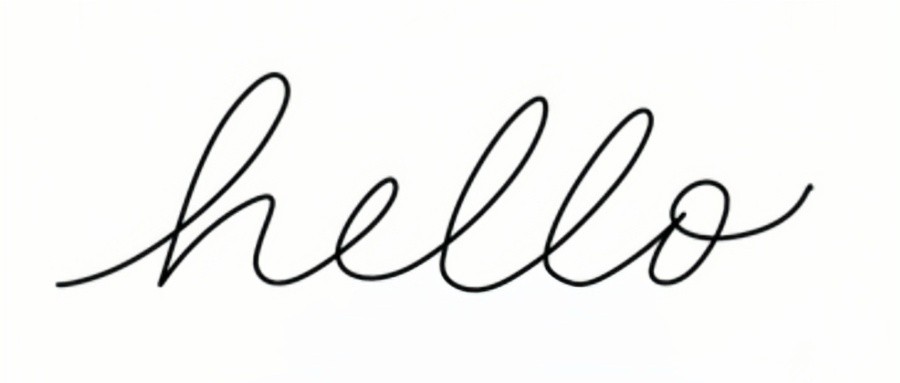
#> input picture backend/atest/cursive2.jpg, 900 x 383 px
$ python Enclosed_Loop_Ratio.py
#> lines starting #> are read from the running program, lines starting #| are printed output that depends on the picture; after the words box and inside, x2 and y2 are one past the last pixel; in counts of white or black regions, pixels touching at a corner belong together; long printed decimals are rounded
import cv2
import numpy as np
import matplotlib.pyplot as plt
import base64
from io import BytesIO


class EnclosedLoopAnalyzer:
    def __init__(self, image_input, is_base64=True):
        """
        Initialize the analyzer with either a base64 encoded image or image path.

        Parameters:
            image_input (str): Either base64 encoded image string or image file path
            is_base64 (bool): If True, image_input is treated as base64 string, else as file path
        """
#> called with image_input = '../../atest/cursive2.jpg', is_base64 = False
        if is_base64:
            # Decode base64 image
            img_data = base64.b64decode(image_input)
            nparr = np.frombuffer(img_data, np.uint8)
            self.img = cv2.imdecode(nparr, cv2.IMREAD_GRAYSCALE)
            if self.img is None:
                raise ValueError("Error: Could not decode base64 image")
        else:
            # Read image from file path
            self.img = cv2.imread(image_input, cv2.IMREAD_GRAYSCALE)
#> self.img: shape (383, 900); min 0, max 255, mean 244
            if self.img is None:
                raise ValueError(f"Error: Could not read image at {image_input}")

        self.original = self.img.copy()  # Original grayscale image
        self.binary = None  # Binarized image
        self.words = []  # List of tuples (word_img, (x, y, w, h))
        self.results = {}  # Dictionary to hold the computed metrics

    def preprocess_image(self):
        """
        Apply Gaussian blur, adaptive thresholding, and morphological operations.
        """
        # Apply Gaussian blur to reduce noise
        self.img = cv2.GaussianBlur(self.img, (5, 5), 0)
        # Binarize the image with adaptive thresholding
        self.binary = cv2.adaptiveThreshold(self.img, 255, cv2.ADAPTIVE_THRESH_GAUSSIAN_C,
                                            cv2.THRESH_BINARY_INV, 11, 2)
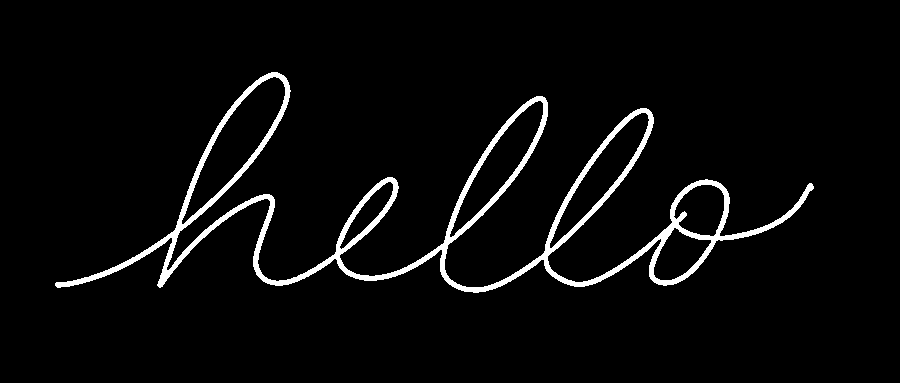
#> self.binary: shape (383, 900); 4% white; 1 white region, box (x1, y1, x2, y2) and area: (55, 72, 814, 293) 13885
        # Clean up the binary image with a closing morphological operation
        kernel = np.ones((2, 2), np.uint8)
        self.binary = cv2.morphologyEx(self.binary, cv2.MORPH_CLOSE, kernel)
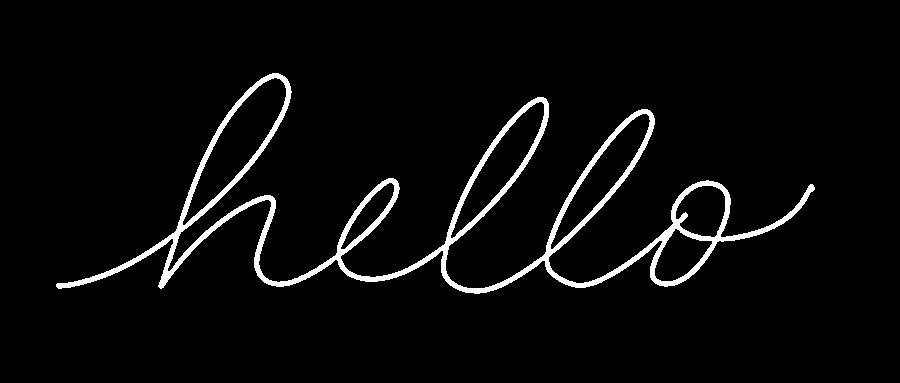
#> self.binary: shape (383, 900); 4% white; 1 white region, box (x1, y1, x2, y2) and area: (56, 73, 815, 294) 13889

    def segment_text_lines(self):
        """
        Segment the image into text lines using the horizontal projection profile.
        Returns a list of tuples with (line_start, line_end).
        """
        horizontal_projection = np.sum(self.binary, axis=1)
#> horizontal_projection = 383 values, max 39270 at index 281, min 0 at index 0, mean 9247.2
        line_threshold = np.max(horizontal_projection) * 0.1  # Adaptive threshold
#> line_threshold = 3927
        lines = []
        in_line = False
        line_start = 0

        for i, proj in enumerate(horizontal_projection):
            if not in_line and proj > line_threshold:
                in_line = True
                line_start = i
            elif in_line and proj <= line_threshold:
                in_line = False
                if i - line_start > 10:  # Minimum line height
                    lines.append((line_start, i))
#> this loop made 383 passes
#> (in_line, line_start) on passes 76, 98: (True, 75), (True, 97)
#> in_line on passes 83, 294: False, False
#> after the loop, in_line = False; line_start = 97; lines = [(97, 293)]
        if in_line:
            lines.append((line_start, len(horizontal_projection) - 1))
        return lines

    def extract_words(self):
        """
        For each detected text line, extract word-like regions using connected components.
        Populates self.words with tuples (word_img, (x, y, w, h)).
        """
        lines = self.segment_text_lines()
#> lines = [(97, 293)]
        for line_start, line_end in lines:
            line_img = self.binary[line_start:line_end, :]
            # Use connected components to find potential words
            num_labels, labels, stats, centroids = cv2.connectedComponentsWithStats(
                line_img, connectivity=8
            )
            # Sort components by x-coordinate (skip the background, index 0)
            sorted_components = sorted(
                [(i, stats[i][0]) for i in range(1, num_labels)],
                key=lambda x: x[1]
            )

            word_groups = []
            if sorted_components:
                current_group = [sorted_components[0][0]]
            else:
                current_group = []

            for i in range(1, len(sorted_components)):
                curr_comp = sorted_components[i]
                prev_comp = sorted_components[i - 1]
                # Group components if the horizontal gap is small
                if curr_comp[1] - (prev_comp[1] + stats[prev_comp[0]][2]) < stats[prev_comp[0]][2] * 0.8:
                    current_group.append(curr_comp[0])
                else:
                    if current_group:
                        word_groups.append(current_group)
                    current_group = [curr_comp[0]]
            if current_group:
                word_groups.append(current_group)

            # Extract word regions from groups
            for group in word_groups:
                word_mask = np.zeros_like(line_img)
                for comp_id in group:
                    word_mask[labels == comp_id] = 255
                word_coords = np.column_stack(np.where(word_mask > 0))
                if len(word_coords) == 0:
                    continue
                y_min, x_min = np.min(word_coords, axis=0)
                y_max, x_max = np.max(word_coords, axis=0)
                # Adjust y coordinates relative to the original image
                y_min += line_start
                y_max += line_start
                word_img = self.binary[y_min:y_max + 1, x_min:x_max + 1]
                # Filter out very small regions
                if word_img.shape[0] > 10 and word_img.shape[1] > 10:
                    self.words.append((word_img, (x_min, y_min, x_max - x_min + 1, y_max - y_min + 1)))
#> this loop made 1 pass
#> (line_start, line_end, num_labels, stats, centroids, sorted_components) on pass 1: (97, 293, 2, [[0, 0, 900, 196, 162870], [56, 0, 759, 196, 13530]], [[449.5, 95.72], [449.2, 118.9]], [(1, 56)])
#> pass 1, in extract_words, `line_img = self.binary[line_start:line_end, :]`:
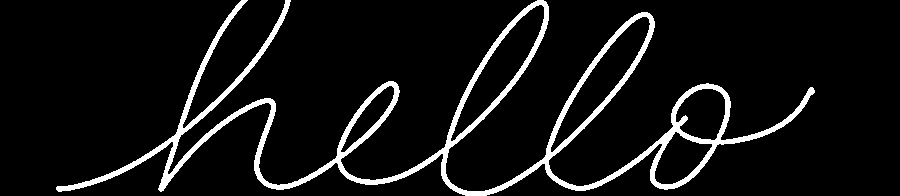
#> line_img: shape (196, 900); 7.7% white; 1 white region, box (x1, y1, x2, y2) and area: (56, 0, 815, 196) 13530
#> after the loop, self.words = 1 item

    def compute_loopiness(self):
        """
        Compute loop metrics for each detected word and overall.
        Returns a list of loopiness ratios for each word.
        """
        total_outer_count = 0
        total_inner_count = 0
        word_loopiness = []

        for word_img, _ in self.words:
            contours, hierarchy = cv2.findContours(
                word_img, cv2.RETR_CCOMP, cv2.CHAIN_APPROX_SIMPLE
            )
            if hierarchy is None or len(hierarchy) == 0:
                continue

            outer_count = 0
            inner_count = 0
            for idx, cnt in enumerate(contours):
                area = cv2.contourArea(cnt)
                if area < 10:
                    continue
                # hierarchy[0][idx][3] == -1 indicates an outer contour
                if hierarchy[0][idx][3] == -1:
                    outer_count += 1
                else:
                    inner_count += 1

            word_loop_ratio = inner_count / outer_count if outer_count > 0 else 0
            word_loopiness.append(word_loop_ratio)
            total_outer_count += outer_count
            total_inner_count += inner_count
#> this loop made 1 pass
#> (word_loop_ratio, total_outer_count, total_inner_count) on pass 1: (5, 1, 5)
#> after the loop, total_inner_count = 5; total_outer_count = 1; word_loopiness = [5]

        global_loopiness = total_inner_count / total_outer_count if total_outer_count > 0 else 0
#> global_loopiness = 5
        avg_word_loopiness = np.mean(word_loopiness) if word_loopiness else 0
#> avg_word_loopiness = 5
        std_loopiness = np.std(word_loopiness) if len(word_loopiness) > 1 else 0
#> std_loopiness = 0

        self.results = {
            "global_loopiness": global_loopiness,
            "avg_word_loopiness": avg_word_loopiness,
            "std_loopiness": std_loopiness,
            "inner_contour_count": total_inner_count,
            "outer_contour_count": total_outer_count,
            "word_count": len(self.words)
        }
#> self.results = {'global_loopiness': 5, 'avg_word_loopiness': 5, 'std_loopiness': 0, 'inner_contour_count': 5, 'outer_contour_count': 1, 'word_count': 1}
        return word_loopiness

    def plot_enclosed_loop_distribution(self, word_loopiness):
        """
        Plots a histogram of loopiness ratios for words with overlays for the mean and standard deviation.

        Parameters:
            word_loopiness (list): List of loopiness ratios (inner/outer contours) per word.

        Returns:
            str: Base64 encoded PNG image of the plot.
        """
        plt.figure(figsize=(8, 6))

        # Plot histogram of loopiness ratios
        n, bins, patches = plt.hist(word_loopiness, bins=20, alpha=0.7, color='skyblue', edgecolor='black')

        # Calculate mean and standard deviation
        mean_val = np.mean(word_loopiness)
        std_val = np.std(word_loopiness)

        # Overlay the mean and standard deviation boundaries
        plt.axvline(mean_val, color='red', linestyle='dashed', linewidth=1, label=f'Mean: {mean_val:.2f}')
        plt.axvline(mean_val + std_val, color='green', linestyle='dashed', linewidth=1, label=f'+1 Std: {std_val:.2f}')
        plt.axvline(mean_val - std_val, color='green', linestyle='dashed', linewidth=1)

        # Labeling the plot
        plt.xlabel('Loopiness Ratio (Inner/Outer Contours)')
        plt.ylabel('Number of Words')
        plt.title('Distribution of Enclosed Loopiness Across Words')
        plt.legend()
        plt.tight_layout()

        # Save the plot to a BytesIO buffer and encode it in base64
        buf = BytesIO()
        plt.savefig(buf, format='png', bbox_inches='tight')
        plt.close()
        buf.seek(0)
        plot_base64 = base64.b64encode(buf.getvalue()).decode('utf-8')
        return plot_base64

    def analyze(self, debug=False):
        """
        Execute the entire analysis pipeline.
        Returns a dictionary with metrics and optional visualization graphs.

        Parameters:
            debug (bool): If True, generates visualization plots.

        Returns:
            dict: Contains metrics and base64 encoded visualization graphs if debug=True
        """
        self.preprocess_image()
        self.extract_words()
        word_loopiness = self.compute_loopiness()
#> word_loopiness = [5]

        result = {
            'metrics': self.results,
            'graphs': [],
            'preprocessed_image': ''
        }

        # Convert preprocessed image to base64
        _, preprocessed_img_encoded = cv2.imencode('.png', self.binary)
#> preprocessed_img_encoded = 6976 values, max 255 at index 346, min 0 at index 8, mean 111.9
        preprocessed_img_base64 = base64.b64encode(preprocessed_img_encoded).decode('utf-8')
        result['preprocessed_image'] = preprocessed_img_base64

        if debug:
            # Convert original image to BGR for drawing bounding boxes
            vis_img = cv2.cvtColor(self.original, cv2.COLOR_GRAY2BGR)
            for _, (x, y, w, h) in self.words:
                cv2.rectangle(vis_img, (x, y), (x + w, y + h), (0, 255, 0), 2)
#> this loop made 1 pass
#> (x, y, w, h) on pass 1: (56, 97, 759, 196)
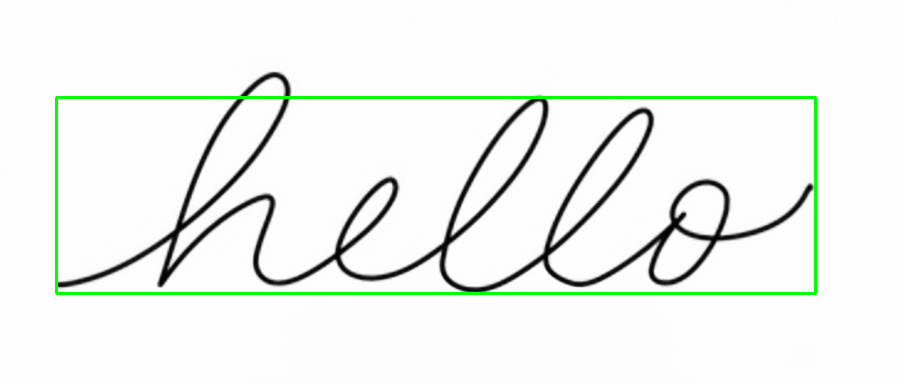
#> vis_img: shape (383, 900, 3); mean B, G, R 239.8, 244.1, 239.8

            # Visualize a sample word to show loop detection
            sample_vis = None
            if self.words:
                sample_word_img, _ = self.words[len(self.words) // 2]
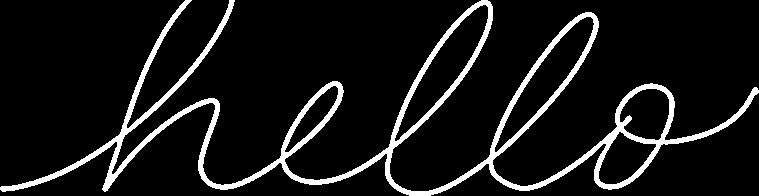
#> sample_word_img: shape (196, 759); 9.1% white; 1 white region
                sample_contours, sample_hierarchy = cv2.findContours(
                    sample_word_img, cv2.RETR_CCOMP, cv2.CHAIN_APPROX_SIMPLE
                )
#> sample_contours = 6 contours; box (x1, y1, x2, y2) and area: (0, 0, 759, 196) 23383, (394, 4, 489, 142) 3690, (494, 16, 595, 153) 3550, (619, 88, 670, 141) 1939, (598, 131, 657, 185) 1764, (284, 85, 339, 153) 1108; sample_hierarchy = [[-1, -1, 1, -1], [2, -1, -1, 0], [3, 1, -1, 0], [4, 2, -1, 0], [5, 3, -1, 0], [-1, 4, -1, 0]]
                sample_vis = cv2.cvtColor(sample_word_img, cv2.COLOR_GRAY2BGR)
#> sample_vis: shape (196, 759, 3); 9.1% white; 1 white region, box (x1, y1, x2, y2) and area: (0, 0, 759, 196) 13530
                for idx, cnt in enumerate(sample_contours):
                    if sample_hierarchy[0][idx][3] == -1:
                        cv2.drawContours(sample_vis, [cnt], 0, (0, 255, 0), 2)
                    else:
                        cv2.drawContours(sample_vis, [cnt], 0, (0, 0, 255), 2)
#> this loop made 6 passes
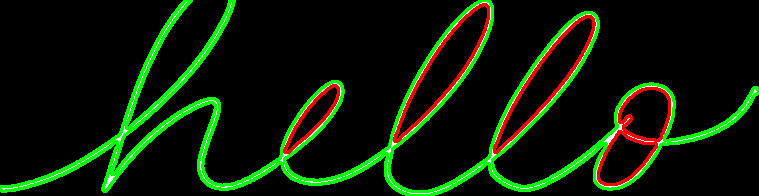
#> sample_vis: shape (196, 759, 3); mean B, G, R 4, 27.3, 11.3

            plt.figure(figsize=(15, 10))
            plt.subplot(2, 2, 1)
            plt.imshow(self.original, cmap='gray')
            plt.title('Original Image')

            plt.subplot(2, 2, 2)
            plt.imshow(self.binary, cmap='gray')
            plt.title('Binarized Image')

            plt.subplot(2, 2, 3)
            plt.imshow(vis_img)
            plt.title('Detected Words')

            if sample_vis is not None:
                sample_idx = len(self.words) // 2
#> sample_idx = 0
                plt.subplot(2, 2, 4)
                plt.imshow(sample_vis)
                plt.title(f'Sample Word: Loopiness {word_loopiness[sample_idx]:.2f}')
            else:
                plt.subplot(2, 2, 4)
                plt.bar(['Global Loopiness', 'Avg Word Loopiness'],
                        [self.results["global_loopiness"], self.results["avg_word_loopiness"]])
                plt.title('Loopiness Metrics')

            plt.tight_layout()

            # Convert plot to base64
            buf = BytesIO()
            plt.savefig(buf, format='png', bbox_inches='tight')
#> figure, not shown here; B, G, R data is drawn as R, G, B
            buf.seek(0)
            plot_base64 = base64.b64encode(buf.getvalue()).decode('utf-8')
            plt.close()

            # Append the original visualization graph
            result['graphs'].append(plot_base64)

            # Append the improved enclosed loop distribution histogram
            enclosed_loop_graph = self.plot_enclosed_loop_distribution(word_loopiness)
#> in plot_enclosed_loop_distribution, `n, bins, patches = plt.hist(word_loopiness, bins=20, alpha=0.7, color=..`: n = 20 values, max 1 at index 10, min 0 at index 0, mean 0.05; bins = 21 values from 4.5 to 5.5; patches = 20 items
#> in plot_enclosed_loop_distribution, `mean_val = np.mean(word_loopiness)`: mean_val = 5
#> in plot_enclosed_loop_distribution, `std_val = np.std(word_loopiness)`: std_val = 0
#> in plot_enclosed_loop_distribution, `plt.savefig(buf, format='png', bbox_inches='tight')`:
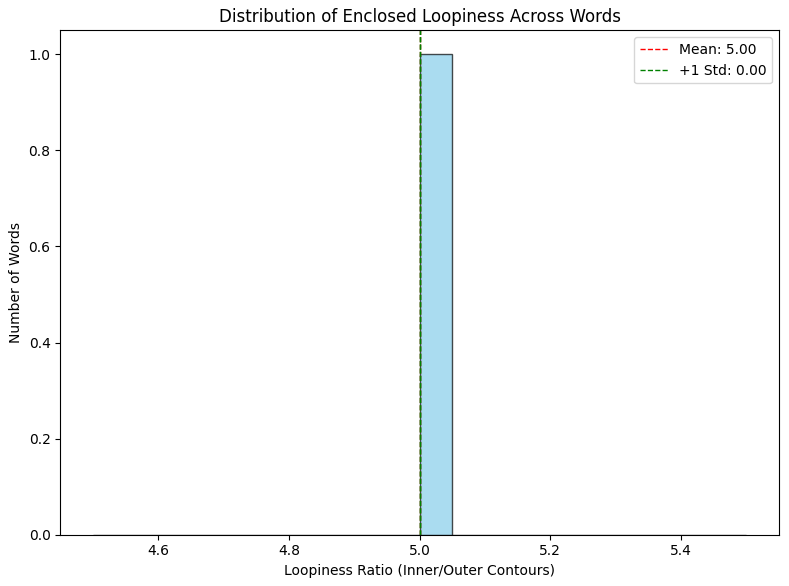
#> figure drawn by matplotlib, 1 panel; tallest bar 1 high, from x = 5 to 5.05
            result['graphs'].append(enclosed_loop_graph)

        return result


if __name__ == "__main__":
    # Example with file path - adjust the image path as needed
    image_path = "../../atest/cursive2.jpg"
    analyzer = EnclosedLoopAnalyzer(image_path, is_base64=False)
    results = analyzer.analyze(debug=True)
#> results = 3 items
    print(results['metrics'])
#| {'global_loopiness': 5.0, 'avg_word_loopiness': 5.0, 'std_loopiness': 0, 'inner_contour_count': 5, 'outer_contour_count': 1, 'word_count': 1}

$ run again, with backend/atest/cursive1.jpg copied over backend/atest/cursive2.jpg
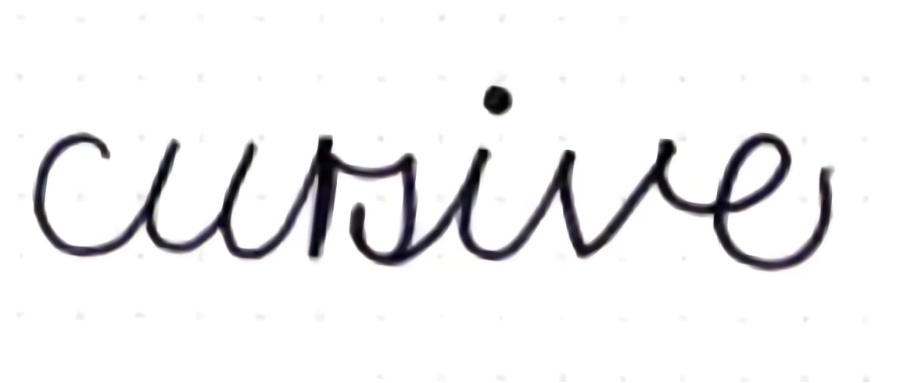
#> input picture backend/atest/cursive1.jpg, 900 x 383 px
#> horizontal_projection = 383 values, max 67575 at index 250, min 0 at index 0, mean 16379.3
#> line_threshold = 6757.5
#> the loop in segment_text_lines, `for i, proj in enumerate(horizontal_projection):` made 383 passes
#> (proj, in_line) on passes 18, 23: (10455, True), (5355, False)
#> after the loop in segment_text_lines, `for i, proj in enumerate(horizontal_projection):`: in_line = False; line_start = 377; lines = [(135, 270)]
#> the loop in extract_words, `for line_start, line_end in lines:` made 1 pass
#> (line_start, line_end, num_labels) on pass 1: (135, 270, 29)
#> after the loop in extract_words, `for line_start, line_end in lines:`: self.words = 1 item
#> the loop in compute_loopiness, `for word_img, _ in self.words:` made 1 pass
#> (word_loop_ratio, total_outer_count, total_inner_count) on pass 1: (0.261, 23, 6)
#> after the loop in compute_loopiness, `for word_img, _ in self.words:`: total_inner_count = 6; total_outer_count = 23; word_loopiness = [0.261]
#> global_loopiness = 0.261
#> std_loopiness = 0
#> self.results = {'global_loopiness': 0.261, 'avg_word_loopiness': 0.261, 'std_loopiness': 0, 'inner_contour_count': 6, 'outer_contour_count': 23, 'word_count': 1}
#> in analyze, `word_loopiness = self.compute_loopiness()`: word_loopiness = [0.261]
#> preprocessed_img_encoded = 8078 values, max 255 at index 326, min 0 at index 8, mean 110
#> the loop in analyze, `for _, (x, y, w, h) in self.words:` made 1 pass
#> (x, y, w, h) on pass 1: (35, 135, 800, 135)
#> sample_word_img: shape (135, 800); 20.9% white; 23 white regions (1 under 20 px)
#> sample_contours = 31 contours, 13 with area under 20; largest, box (x1, y1, x2, y2) and area: (0, 0, 800, 135) 22044, (693, 8, 748, 71) 1820, (284, 40, 295, 97) 232, (287, 22, 297, 40) 98, (645, 2, 653, 8) 30; sample_hierarchy = 31 rows, first 6: [1, -1, -1, -1], [2, 0, -1, -1], [3, 1, -1, -1], [4, 2, -1, -1], [5, 3, -1, -1], [6, 4, -1, -1]
#> the loop in analyze, `for idx, cnt in enumerate(sample_contours):` made 31 passes
#> after the loop in analyze, `for idx, cnt in enumerate(sample_contours):`:
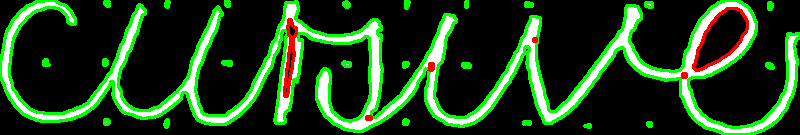
#> sample_vis: shape (135, 800, 3); mean B, G, R 28.4, 64.8, 31.5
#> sample_idx = 0
#> n = 20 values, max 1 at index 10, min 0 at index 0, mean 0.05; bins = 21 values from -0.239 to 0.761; patches = 20 items
#> mean_val = 0.261
#> std_val = 0
#> in plot_enclosed_loop_distribution, `plt.savefig(buf, format='png', bbox_inches='tight')`:
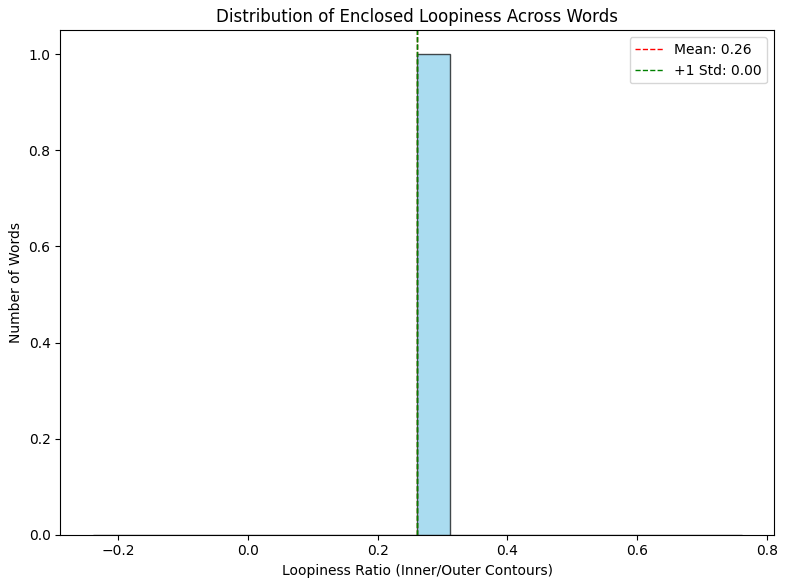
#> figure drawn by matplotlib, 1 panel; tallest bar 1 high, from x = 0.261 to 0.311
#> results = 3 items
#| {'global_loopiness': 0.2609, 'avg_word_loopiness': 0.2609, 'std_loopiness': 0, 'inner_contour_count': 6, 'outer_contour_count': 23, 'word_count': 1}
